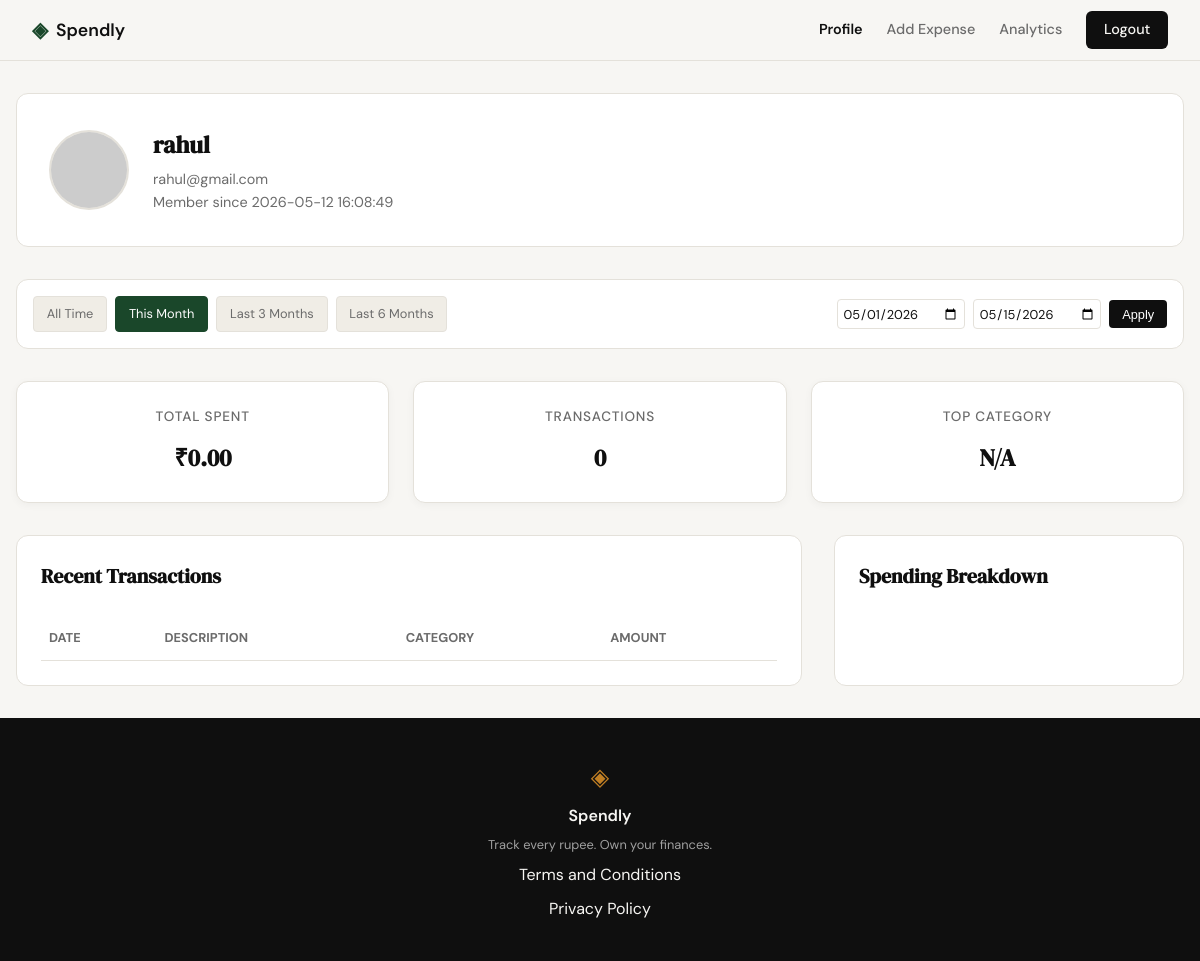
Page /profile?date_from=2026-05-01&date_to=2026-05-15 (signed in) on the earlier database version.
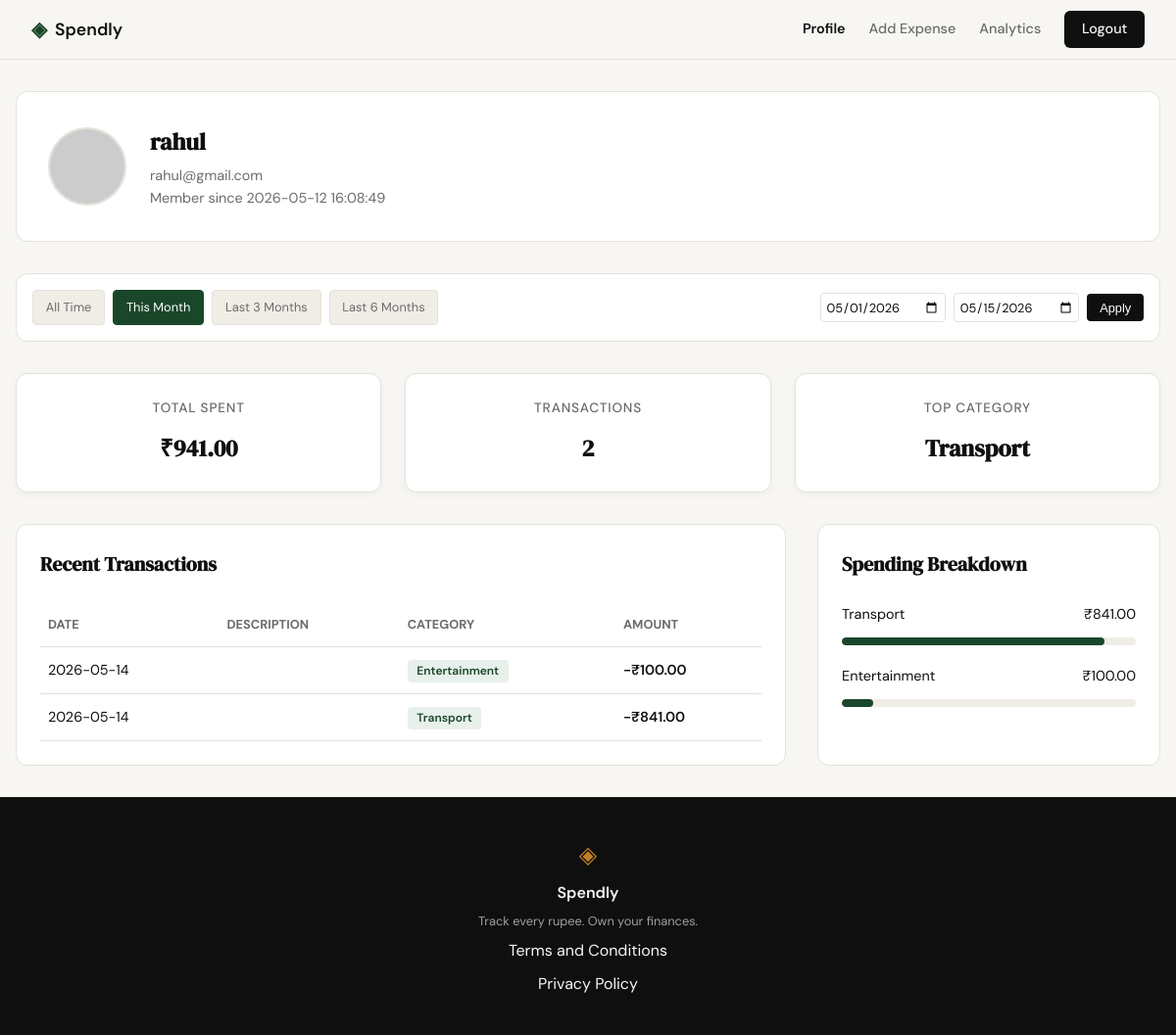
Same page on the later database version.
### tables this page shows
CREATE TABLE expenses (
            id INTEGER PRIMARY KEY AUTOINCREMENT,
            user_id INTEGER NOT NULL,
            amount REAL NOT NULL,
            category TEXT NOT NULL,
            date TEXT NOT NULL,
            description TEXT,
            created_at TEXT DEFAULT (datetime('now')),
            FOREIGN KEY (user_id) REFERENCES users (id)
        );

### app.py (the view)
@app.route("/profile")
@login_required
def profile():
    user_id = session.get("user_id")
    date_from = request.args.get("date_from")
    date_to = request.args.get("date_to")
    def validate_date(d):
        if not d: return None
        try:
            return datetime.strptime(d, "%Y-%m-%d").date().isoformat()
        except ValueError:
            return None
    date_from = validate_date(date_from)
    date_to = validate_date(date_to)
    if date_from and date_to and date_from > date_to:
        flash("Start date must be before end date.")
        date_from = date_to = None
    db = get_db()
    user_row = db.execute(
        "SELECT name, email, created_at FROM users WHERE id = ?",
        (user_id,)
    ).fetchone()
    stats_row = get_summary_stats(user_id, date_from, date_to)
    total_spent_val = stats_row["total_spent"] if stats_row and stats_row["total_spent"] is not None else 0.0
    transaction_count = stats_row["transaction_count"] if stats_row else 0
    categories_rows = get_category_breakdown(user_id, date_from, date_to)
    category_breakdown = []
    top_category = "N/A"
    for i, row in enumerate(categories_rows):
        category = row["category"]
        amount = row["total"]
        percentage = (amount / total_spent_val * 100) if total_spent_val > 0 else 0
        if i == 0:
            top_category = category
        category_breakdown.append({
            "category": category,
            "amount": f"₹{amount:.2f}",
            "percentage": round(percentage, 1)
        })
    transactions_rows = get_recent_transactions(user_id, date_from=date_from, date_to=date_to)
    user_profile = {
        "user": {
            "name": user_row["name"],
            "email": user_row["email"],
            "join_date": user_row["created_at"],
            "avatar": f"https://api.dicebear.com/7.x/avataaars/svg?seed={user_row['name']}"
        },
        "stats": {
            "total_spent": f"₹{total_spent_val:.2f}",
            "transaction_count": transaction_count,
            "top_category": top_category
        },
        "category_breakdown": category_breakdown,
        "transactions": [
            {
                "date": row["date"],
                "description": row["description"],
                "category": row["category"],
                "amount": f"-₹{row['amount']:.2f}"
            }
            for row in transactions_rows
        ]
    }
    today = date.today()
    this_month_start = today.replace(day=1).isoformat()
    this_month_end = today.isoformat()
    last_3m_start = (today - relativedelta(months=3)).isoformat()
    last_3m_end = today.isoformat()
    last_6m_start = (today - relativedelta(months=6)).isoformat()
    last_6m_end = today.isoformat()
    return render_template(
        "profile.html",
        profile=user_profile,
        date_from=date_from,
        date_to=date_to,
        this_month_start=this_month_start,
        this_month_end=this_month_end,
        last_3m_start=last_3m_start,
        last_3m_end=last_3m_end,
        last_6m_start=last_6m_start,
        last_6m_end=last_6m_end
    )

### app.py (called while the page is built)
def login_required(f):
    @wraps(f)
    def decorated_function(*args, **kwargs):
        if session.get("user_id") is None:
            return redirect(url_for("login"))
        return f(*args, **kwargs)
    return decorated_function

### database/db.py (called while the page is built)
def get_db():
    if 'db' not in g:
        g.db = sqlite3.connect(current_app.config['DATABASE'])
        g.db.row_factory = sqlite3.Row
        g.db.execute("PRAGMA foreign_keys = ON")
    return g.db

### database/queries.py (called while the page is built)
def get_summary_stats(user_id, date_from=None, date_to=None):
    db = get_db()
    query = "SELECT SUM(amount) as total_spent, COUNT(id) as transaction_count FROM expenses WHERE user_id = ?"
    params = [user_id]
    if date_from and date_to:
        query += " AND date BETWEEN ? AND ?"
        params.extend([date_from, date_to])
    row = db.execute(query, params).fetchone()
    return row

### templates/profile.html (shortened to what this page needs)
{% extends "base.html" %}
{% block content %}
<link rel="stylesheet" href="{{ url_for('static', filename='css/profile.css') }}">
<div class="profile-container">
    <div class="profile-header-card">
        <img src="{{ profile.user.avatar }}" alt="User Avatar" class="profile-avatar">
        <div class="profile-info">
            <h2>{{ profile.user.name }}</h2>
            <p>{{ profile.user.email }}</p>
            <p>Member since {{ profile.user.join_date }}</p>
        </div>
    </div>
    <div class="filter-bar">
        <div class="filter-presets">
            <a href="{{ url_for('profile', date_from='', date_to='') }}"
               class="preset-btn {{ 'active' if not date_from and not date_to }}">All Time</a>
            <a href="{{ url_for('profile', date_from=this_month_start, date_to=this_month_end) }}"
               class="preset-btn {{ 'active' if date_from == this_month_start and date_to == this_month_end }}">This Month</a>
            <a href="{{ url_for('profile', date_from=last_3m_start, date_to=last_3m_end) }}"
               class="preset-btn {{ 'active' if date_from == last_3m_start and date_to == last_3m_end }}">Last 3 Months</a>
            <a href="{{ url_for('profile', date_from=last_6m_start, date_to=last_6m_end) }}"
               class="preset-btn {{ 'active' if date_from == last_6m_start and date_to == last_6m_end }}">Last 6 Months</a>
        </div >
        <form class="custom-range" method="GET" action="{{ url_for('profile') }}">
            <input type="date" name="date_from" value="{{ date_from or '' }}" placeholder="From">
            <input type="date" name="date_to" value="{{ date_to or '' }}" placeholder="To">
            <button type="submit" class="apply-btn">Apply</button>
        </form>
    </div>
    <div class="stats-grid">
        <div class="stat-card">
            <span class="stat-label">Total Spent</span>
            <span class="stat-value">{{ profile.stats.total_spent }}</span>
        </div>
        <div class="stat-card">
            <span class="stat-label">Transactions</span>
            <span class="stat-value">{{ profile.stats.transaction_count }}</span>
        </div>
        <div class="stat-card">
            <span class="stat-label">Top Category</span>
            <span class="stat-value">{{ profile.stats.top_category }}</span>
        </div>
    </div>
    <div class="dashboard-grid">
        <div class="data-card">
            <h3 class="card-title">Recent Transactions</h3>
            <table class="transaction-table">
                <thead>
                    <tr>
                        <th>Date</th>
                        <th>Description</th>
                        <th>Category</th>
                        <th>Amount</th>
                    </tr>
                </thead>
                <tbody>
                    {% for tx in profile.transactions %}
                    <tr>
                        <td>{{ tx.date }}</td>
                        <td>{{ tx.description }}</td>
                        <td><span class="category-badge">{{ tx.category }}</span></td>
                        <td class="amount-neg">{{ tx.amount }}</td>
                    </tr>
                    {% endfor %}
                </tbody>
            </table>
        </div>
        <div class="data-card">
            <h3 class="card-title">Spending Breakdown</h3>
            <div class="category-list">
                {% for cat in profile.category_breakdown %}
                <div class="category-item">
                    <div class="category-info">
                        <span>{{ cat.category }}</span>
                        <span>{{ cat.amount }}</span>
                    </div>
                    <div class="category-bar-container">
                        <div class="category-bar" style="width: {{ cat.percentage }}%;"></div>
                    </div>
                </div>
                {% endfor %}
            </div>
        </div>
    </div>
</div>
{% endblock %}

Differences in the rows shown:
added expenses: stats.top_category "Transport", date "2026-05-14", category "Transport", amount "-₹841.00"
added expenses: date "2026-05-14", category "Entertainment", amount "-₹100.00"
Other differences:
{{ profile.stats.total_spent }}: "₹0.00" → "₹941.00"
{{ profile.stats.transaction_count }}: "0" → "2"
{{ profile.stats.top_category }}: "N/A" → (not shown)
new list line: "Transport ₹841.00"
new list line: "Entertainment ₹100.00"
